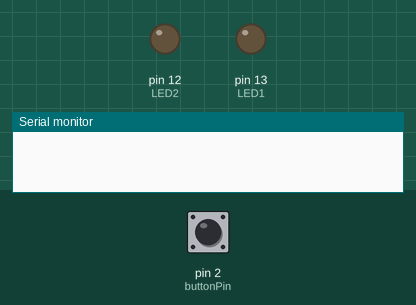
This sketch was run on a simulated Arduino Uno, built with avr-gcc and run on an emulated ATmega328P. On the bench: output pins drawn as LEDs (lit = HIGH), the last lines printed to the serial monitor. The inputs (shaded band) are chosen by the test bench; at power-on: pin 2 (buttonPin) HIGH.

Above: at 1.2 s.
1.3 s: pin 2 (buttonPin) pulled LOW for 0.15 s
At 2.5 s:
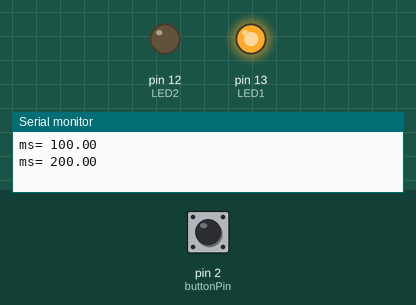
4.4 s: pin 2 (buttonPin) pulled LOW for 1 s
At 6.8 s:
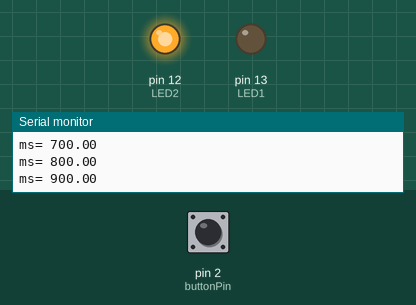
8.4 s: pin 2 (buttonPin) pulled LOW for 3.2 s
Timing chart, 0 to 16.1 s (numbered marks = the images above; inputs shaded):
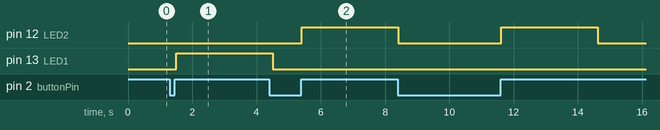

The sketch:

10_Input_Pullup_02.ino
```cpp
//Input pull up function as timer

int buttonPin = 2;

int LED1 = 13;
int LED2 = 12;
int buttoncount = 0;

float press_millis = 0;

int option1_millis = 100;
int option2_millis = 600;


void setup() {
  pinMode(LED1, OUTPUT);
  pinMode(LED2, OUTPUT);
  // there is an internal 20k resisitor inside the arduino
  // and it connects to that pin to 5V
  pinMode(buttonPin, INPUT_PULLUP);
  Serial.begin(9600);
}

void loop() {

  while (digitalRead(buttonPin) == LOW) {
    delay(100);
    press_millis = press_millis + 100;
    Serial.print ("ms= ");
    Serial.println(press_millis);


  }
  //create if statement for two different options

  if (press_millis >= option2_millis) {
    digitalWrite(LED2, HIGH);
    delay(3000);
    digitalWrite(LED2, LOW);
  }
  else if (press_millis >= option1_millis) {
    digitalWrite(LED1, HIGH);
    delay(3000);
    digitalWrite(LED1, LOW);
  }


  press_millis = 0;
}
```

Measured:
- after the input at 1.3 s, pin 13 (LED1): LOW → HIGH after 0.20 s
- after the input at 4.4 s, pin 12 (LED2): LOW → HIGH after 1.0 s
